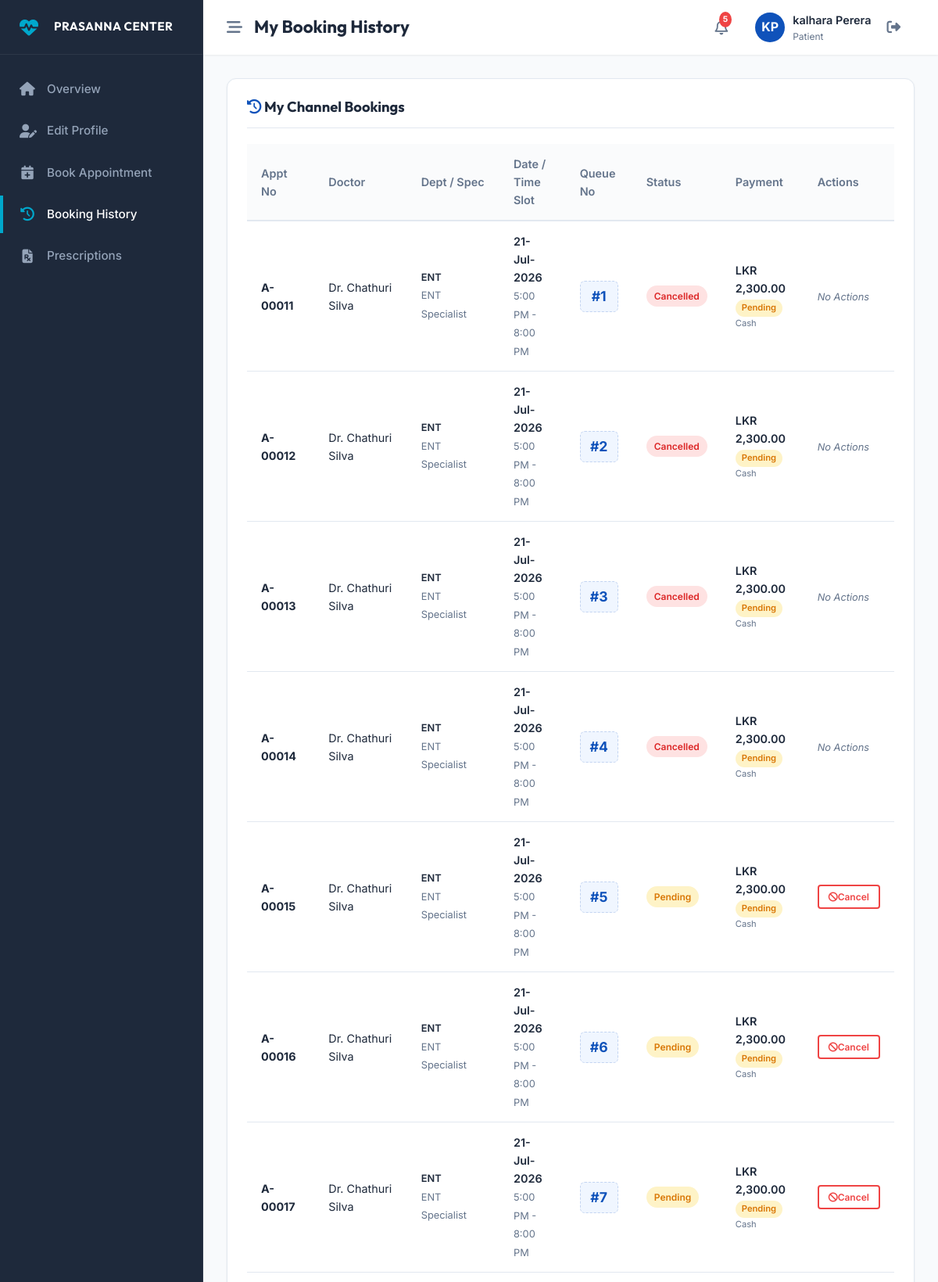
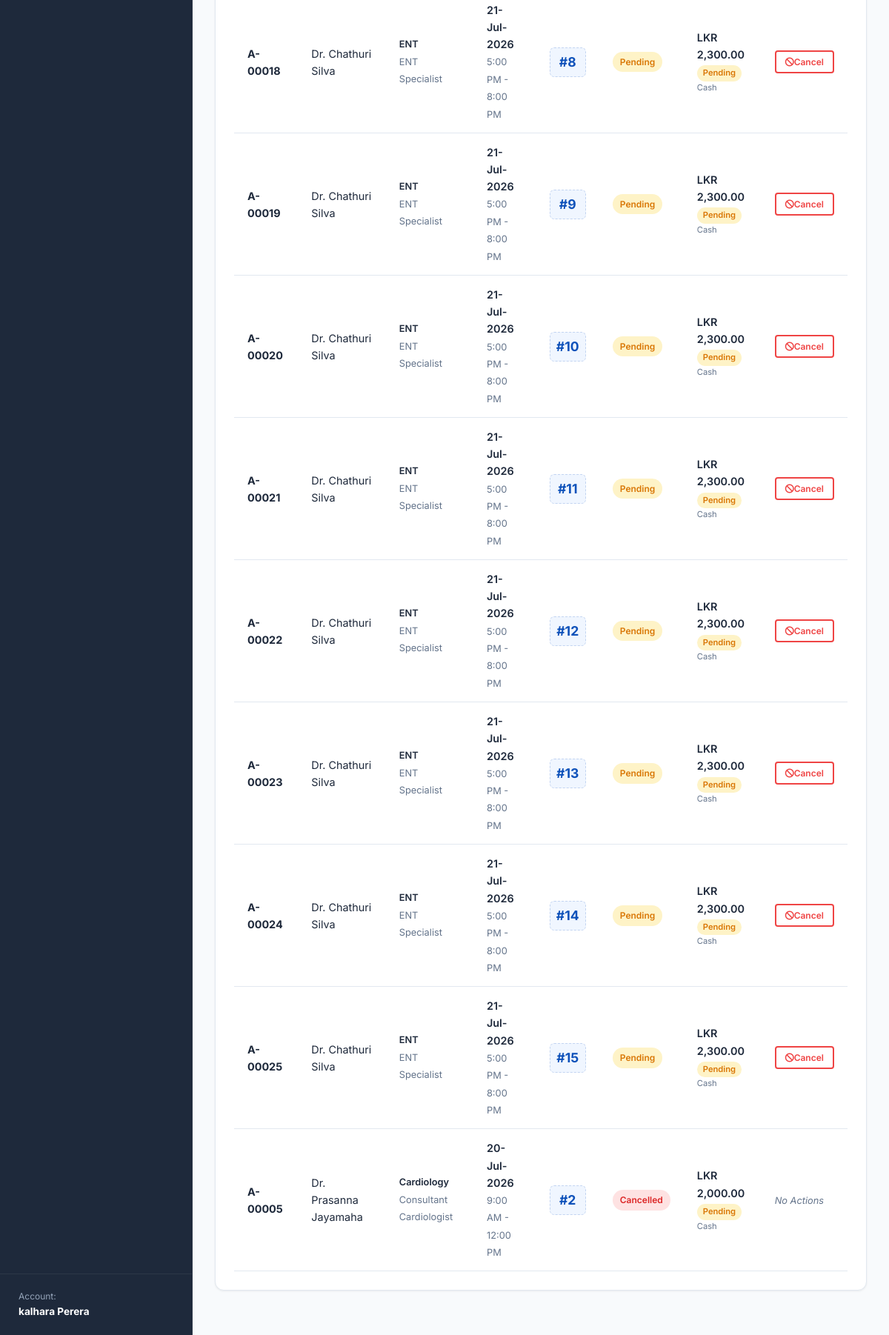
Screenshot of /patient/history.php (signed in) with the database file from the repository (2 pictures, top to bottom).
### tables this page shows
CREATE TABLE `appointments` (
  `id` int(11) NOT NULL,
  `appointment_number` varchar(20) NOT NULL,
  `patient_id` int(11) NOT NULL,
  `doctor_id` int(11) NOT NULL,
  `schedule_id` int(11) NOT NULL,
  `appointment_date` date NOT NULL,
  `queue_number` int(11) NOT NULL,
  `status` enum('Pending','Checked-In','Completed','Cancelled') DEFAULT 'Pending',
  `created_at` timestamp NOT NULL DEFAULT current_timestamp()
);

CREATE TABLE `doctors` (
  `id` int(11) NOT NULL,
  `user_id` int(11) NOT NULL,
  `doctor_number` varchar(20) NOT NULL,
  `first_name` varchar(50) NOT NULL,
  `last_name` varchar(50) NOT NULL,
  `department_id` int(11) NOT NULL,
  `specialization` varchar(100) NOT NULL,
  `phone` varchar(15) NOT NULL,
  `charge` decimal(10,2) NOT NULL DEFAULT 0.00,
  `status` enum('Active','Inactive') DEFAULT 'Active',
  `image_path` varchar(255) DEFAULT NULL,
  `created_at` timestamp NOT NULL DEFAULT current_timestamp()
);

CREATE TABLE `departments` (
  `id` int(11) NOT NULL,
  `name` varchar(100) NOT NULL,
  `description` text DEFAULT NULL,
  `created_at` timestamp NOT NULL DEFAULT current_timestamp()
);

CREATE TABLE `doctor_schedules` (
  `id` int(11) NOT NULL,
  `doctor_id` int(11) NOT NULL,
  `day_of_week` enum('Monday','Tuesday','Wednesday','Thursday','Friday','Saturday','Sunday') NOT NULL,
  `start_time` time NOT NULL,
  `end_time` time NOT NULL,
  `max_patients` int(11) NOT NULL DEFAULT 15,
  `created_at` timestamp NOT NULL DEFAULT current_timestamp()
);

CREATE TABLE `payments` (
  `id` int(11) NOT NULL,
  `appointment_id` int(11) NOT NULL,
  `amount` decimal(10,2) NOT NULL,
  `payment_method` enum('Cash','Card') NOT NULL,
  `payment_status` enum('Pending','Paid','Refunded') DEFAULT 'Pending',
  `transaction_id` varchar(100) DEFAULT NULL,
  `payment_date` timestamp NOT NULL DEFAULT current_timestamp()
);

### patient/history.php (the view, shortened to what this page needs)
<?php
require_once dirname(__DIR__) . '/includes/dashboard_header.php';
$patient_id = $_SESSION['patient_id'];
try {
    $appt_stmt = $pdo->prepare("SELECT a.*, d.first_name AS doc_first, d.last_name AS doc_last, d.specialization,
                                       dept.name AS dept_name, p.amount, p.payment_method, p.payment_status,
                                       s.start_time, s.end_time
                                FROM appointments a
                                JOIN doctors d ON a.doctor_id = d.id
                                JOIN departments dept ON d.department_id = dept.id
                                JOIN doctor_schedules s ON a.schedule_id = s.id
                                JOIN payments p ON a.id = p.appointment_id
                                WHERE a.patient_id = ?
                                ORDER BY a.appointment_date DESC, a.queue_number ASC");
    $appt_stmt->execute([$patient_id]);
    $appointments = $appt_stmt->fetchAll();
} catch (PDOException $e) {
    $error = "Failed to load appointments: " . $e->getMessage();
    $appointments = [];
}
?>
<div class="db-card">
    <div class="db-card-header">
        <h3><i class="fa-solid fa-history text-primary"></i> My Channel Bookings</h3>
    </div>
    <div class="table-responsive">
        <table class="db-table">
            <thead>
                <tr>
                    <th>Appt No</th>
                    <th>Doctor</th>
                    <th>Dept / Spec</th>
                    <th>Date / Time Slot</th>
                    <th>Queue No</th>
                    <th>Status</th>
                    <th>Payment</th>
                    <th class="no-print">Actions</th>
                </tr>
            </thead>
            <tbody>
                <?php if (!empty($appointments)): ?>
                    <?php foreach ($appointments as $appt): ?>
                        <tr>
                            <td><strong><?php echo htmlspecialchars($appt['appointment_number']); ?></strong></td>
                            <td>Dr. <?php echo htmlspecialchars($appt['doc_first'] . ' ' . $appt['doc_last']); ?></td>
                            <td>
                                <span style="display:block; font-weight:600; font-size:0.8rem;"><?php echo htmlspecialchars($appt['dept_name']); ?></span>
                                <span style="font-size:0.8rem; color:var(--grey-color);"><?php echo htmlspecialchars($appt['specialization']); ?></span>
                            </td>
                            <td>
                                <span style="display:block; font-weight:600;"><?php echo date('d-M-Y', strtotime($appt['appointment_date'])); ?></span>
                                <span style="font-size:0.8rem; color:var(--grey-color);">
                                    <?php echo date('g:i A', strtotime($appt['start_time'])); ?> - <?php echo date('g:i A', strtotime($appt['end_time'])); ?>
                                </span>
                            </td>
                            <td>
                                <div style="background-color: var(--secondary-color); color: var(--primary-color); font-weight:bold; font-size: 1.1rem; text-align:center; padding:5px; border-radius:6px; border: 1px dashed rgba(15, 82, 186, 0.2);">
                                    #<?php echo $appt['queue_number']; ?>
                                </div>
                            </td>
                            <td>
                                <?php
                                    $status_class = '';
                                    if ($appt['status'] === 'Pending') $status_class = 'badge-pending';
                                    elseif ($appt['status'] === 'Checked-In') $status_class = 'badge-checked-in';
                                    elseif ($appt['status'] === 'Completed') $status_class = 'badge-completed';
                                    elseif ($appt['status'] === 'Cancelled') $status_class = 'badge-cancelled';
                                ?>
                                <span class="badge <?php echo $status_class; ?>"><?php echo $appt['status']; ?></span>
                            </td>
                            <td>
                                <span style="display:block; font-weight:600;">LKR <?php echo number_format($appt['amount'], 2); ?></span>
                                <?php
                                    $pay_class = '';
                                    if ($appt['payment_status'] === 'Pending') $pay_class = 'badge-pending';
                                    elseif ($appt['payment_status'] === 'Paid') $pay_class = 'badge-paid';
                                    elseif ($appt['payment_status'] === 'Refunded') $pay_class = 'badge-refunded';
                                ?>
                                <span class="badge <?php echo $pay_class; ?>" style="font-size:0.7rem; padding: 2px 8px;"><?php echo $appt['payment_status']; ?></span>
                                <span style="display:block; font-size: 0.7rem; color:var(--grey-color);"><?php echo $appt['payment_method']; ?></span>
                            </td>
                            <td class="no-print">
                                <?php if ($appt['status'] === 'Pending'): ?>
                                    <form action="" method="POST" onsubmit="return confirm('Are you sure you want to cancel this appointment?');" style="display:inline;">
                                        <button type="submit" class="btn btn-outline" style="padding: 6px 12px; font-size:0.75rem; border-color:var(--danger-color); color:var(--danger-color); border-radius:4px;"><i class="fa-solid fa-ban"></i> Cancel</button>
                                    </form>
                                <?php else: ?>
                                    <span style="font-size:0.8rem; color:var(--grey-color); font-style:italic;">No Actions</span>
                                <?php endif; ?>
                            </td>
                        </tr>
                    <?php endforeach; ?>
                <?php endif; ?>
            </tbody>
        </table>
    </div>
</div>
<?php require_once dirname(__DIR__) . '/includes/dashboard_footer.php'; ?>

### assets/css/style.css (style rules this page uses)
:root { --primary-color: #0f52ba; --primary-hover: #0b3c8f; --secondary-color: #f0f6ff; --accent-color: #00a8cc; --accent-hover: #008eb0; --dark-color: #1e293b; --light-color: #ffffff; --grey-color: #64748b; --light-grey: #e2e8f0; --success-color: #10b981; --warning-color: #f59e0b; --danger-color: #ef4444; --shadow-sm: 0 1px 3px rgba(0,0,0,0.05), 0 1px 2px rgba(0,0,0,0.02); --shadow-md: 0 4px 6px -1px rgba(15, 82, 186, 0.05), 0 2px 4px -2px rgba(15, 82, 186, 0.05); --shadow-lg: 0 10px 25px -5px rgba(15, 82, 186, 0.1), 0 8px 10px -6px rgba(15, 82, 186, 0.08); --shadow-inset: inset 0 2px 4px 0 rgba(0, 0, 0, 0.06); --font-sans: 'Inter', -apple-system, BlinkMacSystemFont, "Segoe UI", Roboto, sans-serif; --font-heading: 'Outfit', sans-serif; --transition: all 0.3s cubic-bezier(0.4, 0, 0.2, 1); }
* { margin: 0; padding: 0; box-sizing: border-box; }
html { scroll-behavior: smooth; }
body { font-family: var(--font-sans); color: var(--dark-color); background-color: var(--light-color); line-height: 1.6; overflow-x: hidden; }
h1, h2, h3, h4, h5, h6 { font-family: var(--font-heading); font-weight: 700; color: var(--dark-color); line-height: 1.2; }
.text-primary { color: var(--primary-color); }
.btn { display: inline-flex; align-items: center; justify-content: center; padding: 12px 28px; font-size: 0.95rem; font-weight: 600; border-radius: 50px; cursor: pointer; transition: var(--transition); border: 2px solid transparent; font-family: var(--font-sans); }
.btn-outline { background-color: transparent; border-color: var(--primary-color); color: var(--primary-color); }

### assets/css/dashboard.css (style rules this page uses)
:root { --sidebar-width: 260px; --sidebar-collapsed-width: 70px; --topbar-height: 70px; }
body.dashboard-body { background-color: #f8fafc; overflow-x: hidden; }
.db-card { background: white; border-radius: 12px; box-shadow: var(--shadow-sm); border: 1px solid var(--light-grey); padding: 25px; margin-bottom: 30px; }
.db-card-header { display: flex; justify-content: space-between; align-items: center; margin-bottom: 20px; padding-bottom: 15px; border-bottom: 1px solid var(--light-grey); }
.db-card-header h3 { font-size: 1.15rem; font-family: var(--font-heading); font-weight: 700; }
.table-responsive { width: 100%; overflow-x: auto; }
.db-table { width: 100%; border-collapse: collapse; text-align: left; font-size: 0.9rem; }
.db-table th { padding: 14px 18px; font-weight: 600; color: var(--grey-color); border-bottom: 2px solid var(--light-grey); background-color: #fafbfc; }
.db-table td { padding: 14px 18px; border-bottom: 1px solid var(--light-grey); color: var(--dark-color); vertical-align: middle; }
.badge { display: inline-flex; align-items: center; padding: 4px 10px; border-radius: 30px; font-size: 0.75rem; font-weight: 600; }
.badge-pending { background-color: #fef3c7; color: #d97706; }
.badge-cancelled { background-color: #fee2e2; color: #dc2626; }

### rows the page displays
appointments: appointment_number "A-00011", doctor.last_name "Chathuri Silva", departments.name "ENT", doctor.specialization "ENT Specialist", appointment_date "21-Jul-2026", schedule.start_time "5:00 PM", schedule.end_time "8:00 PM", queue_number "1", status "Cancelled", payments.amount "2,300.00", payments.payment_status "Pending", payments.payment_method "Cash", shows "No Actions"
appointments: appointment_number "A-00012", doctor.last_name "Chathuri Silva", departments.name "ENT", doctor.specialization "ENT Specialist", appointment_date "21-Jul-2026", schedule.start_time "5:00 PM", schedule.end_time "8:00 PM", queue_number "2", status "Cancelled", payments.amount "2,300.00", payments.payment_status "Pending", payments.payment_method "Cash", shows "No Actions"
appointments: appointment_number "A-00013", doctor.last_name "Chathuri Silva", departments.name "ENT", doctor.specialization "ENT Specialist", appointment_date "21-Jul-2026", schedule.start_time "5:00 PM", schedule.end_time "8:00 PM", queue_number "3", status "Cancelled", payments.amount "2,300.00", payments.payment_status "Pending", payments.payment_method "Cash", shows "No Actions"
appointments: appointment_number "A-00014", doctor.last_name "Chathuri Silva", departments.name "ENT", doctor.specialization "ENT Specialist", appointment_date "21-Jul-2026", schedule.start_time "5:00 PM", schedule.end_time "8:00 PM", queue_number "4", status "Cancelled", payments.amount "2,300.00", payments.payment_status "Pending", payments.payment_method "Cash", shows "No Actions"
appointments: appointment_number "A-00015", doctor.last_name "Chathuri Silva", departments.name "ENT", doctor.specialization "ENT Specialist", appointment_date "21-Jul-2026", schedule.start_time "5:00 PM", schedule.end_time "8:00 PM", queue_number "5", status "Pending", payments.amount "2,300.00", payments.payment_status "Pending", payments.payment_method "Cash"
appointments: appointment_number "A-00016", doctor.last_name "Chathuri Silva", departments.name "ENT", doctor.specialization "ENT Specialist", appointment_date "21-Jul-2026", schedule.start_time "5:00 PM", schedule.end_time "8:00 PM", queue_number "6", status "Pending", payments.amount "2,300.00", payments.payment_status "Pending", payments.payment_method "Cash"
appointments: appointment_number "A-00017", doctor.last_name "Chathuri Silva", departments.name "ENT", doctor.specialization "ENT Specialist", appointment_date "21-Jul-2026", schedule.start_time "5:00 PM", schedule.end_time "8:00 PM", queue_number "7", status "Pending", payments.amount "2,300.00", payments.payment_status "Pending", payments.payment_method "Cash"
appointments: appointment_number "A-00018", doctor.last_name "Chathuri Silva", departments.name "ENT", doctor.specialization "ENT Specialist", appointment_date "21-Jul-2026", schedule.start_time "5:00 PM", schedule.end_time "8:00 PM", queue_number "8", status "Pending", payments.amount "2,300.00", payments.payment_status "Pending", payments.payment_method "Cash"
appointments: appointment_number "A-00019", doctor.last_name "Chathuri Silva", departments.name "ENT", doctor.specialization "ENT Specialist", appointment_date "21-Jul-2026", schedule.start_time "5:00 PM", schedule.end_time "8:00 PM", queue_number "9", status "Pending", payments.amount "2,300.00", payments.payment_status "Pending", payments.payment_method "Cash"
appointments: appointment_number "A-00020", doctor.last_name "Chathuri Silva", departments.name "ENT", doctor.specialization "ENT Specialist", appointment_date "21-Jul-2026", schedule.start_time "5:00 PM", schedule.end_time "8:00 PM", queue_number "10", status "Pending", payments.amount "2,300.00", payments.payment_status "Pending", payments.payment_method "Cash"
appointments: appointment_number "A-00021", doctor.last_name "Chathuri Silva", departments.name "ENT", doctor.specialization "ENT Specialist", appointment_date "21-Jul-2026", schedule.start_time "5:00 PM", schedule.end_time "8:00 PM", queue_number "11", status "Pending", payments.amount "2,300.00", payments.payment_status "Pending", payments.payment_method "Cash"
appointments: appointment_number "A-00022", doctor.last_name "Chathuri Silva", departments.name "ENT", doctor.specialization "ENT Specialist", appointment_date "21-Jul-2026", schedule.start_time "5:00 PM", schedule.end_time "8:00 PM", queue_number "12", status "Pending", payments.amount "2,300.00", payments.payment_status "Pending", payments.payment_method "Cash"
appointments: appointment_number "A-00023", doctor.last_name "Chathuri Silva", departments.name "ENT", doctor.specialization "ENT Specialist", appointment_date "21-Jul-2026", schedule.start_time "5:00 PM", schedule.end_time "8:00 PM", queue_number "13", status "Pending", payments.amount "2,300.00", payments.payment_status "Pending", payments.payment_method "Cash"
appointments: appointment_number "A-00024", doctor.last_name "Chathuri Silva", departments.name "ENT", doctor.specialization "ENT Specialist", appointment_date "21-Jul-2026", schedule.start_time "5:00 PM", schedule.end_time "8:00 PM", queue_number "14", status "Pending", payments.amount "2,300.00", payments.payment_status "Pending", payments.payment_method "Cash"
appointments: appointment_number "A-00025", doctor.last_name "Chathuri Silva", departments.name "ENT", doctor.specialization "ENT Specialist", appointment_date "21-Jul-2026", schedule.start_time "5:00 PM", schedule.end_time "8:00 PM", queue_number "15", status "Pending", payments.amount "2,300.00", payments.payment_status "Pending", payments.payment_method "Cash"
appointments: appointment_number "A-00005", doctor.last_name "Prasanna Jayamaha", departments.name "Cardiology", doctor.specialization "Consultant Cardiologist", appointment_date "20-Jul-2026", schedule.start_time "9:00 AM", schedule.end_time "12:00 PM", queue_number "2", status "Cancelled", payments.amount "2,000.00", payments.payment_status "Pending", payments.payment_method "Cash", shows "No Actions"

### other values shown
$_SESSION['full_name'] "kalhara Perera"
$page_title "My Booking History"
$unread_notifs "5"
substr($initials, 0, 2) "KP"
$_SESSION['role'] "Patient"
